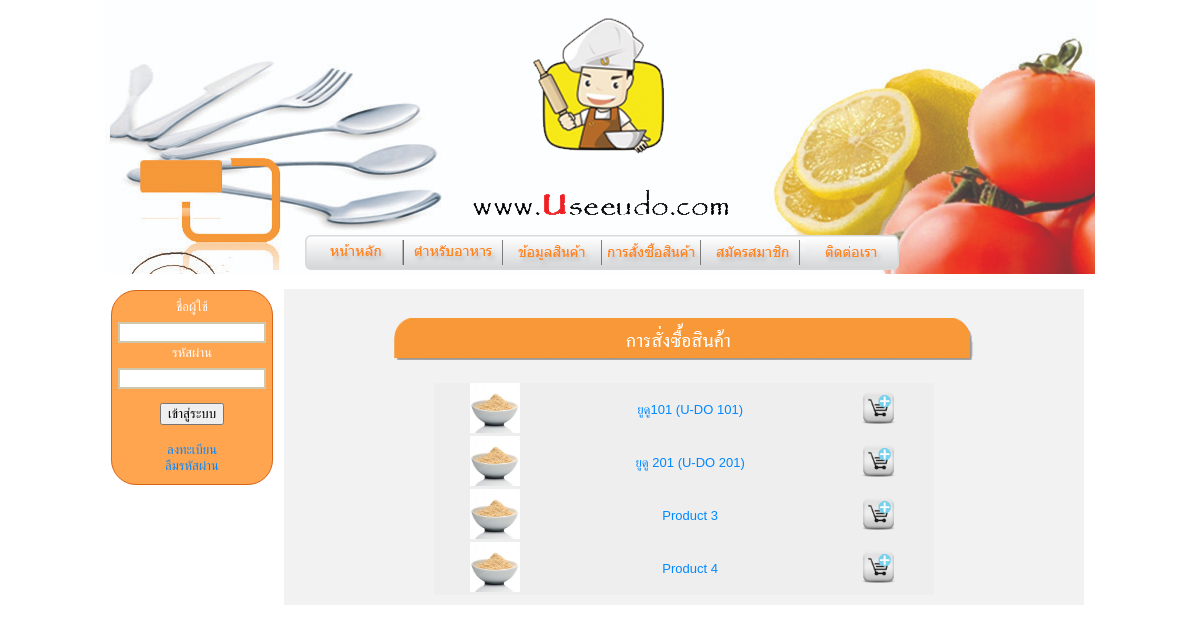
Screenshot of /Sites/How_to_pay.php with the database file from the repository.
### tables this page shows
CREATE TABLE `shoppingcart_product` (
  `ProductID` int(4) NOT NULL AUTO_INCREMENT,
  `Product_type` varchar(100) NOT NULL,
  `ProductName` varchar(100) NOT NULL,
  `Price` double NOT NULL,
  `Picture` varchar(100) NOT NULL,
  `description` varchar(4000) NOT NULL COMMENT '**************************',
  `ingredient` longtext NOT NULL,
  `useful` longtext NOT NULL,
  `volume` longtext NOT NULL,
  `quantity` longtext NOT NULL COMMENT '******************',
  PRIMARY KEY (`ProductID`)
);

### Sites/How_to_pay.php (called while the page is built, shortened)
<?php
$rootpath = "./";
include($rootpath."include/head_index.php");
?>
<?php
include($rootpath."How_to_pay_body.php");
include($rootpath."include/bottom_index.php");
?>

### Sites/How_to_pay_body.php (the view, shortened to what this page needs)
<?php
$strSQL = "SELECT * FROM `shoppingcart_product` ;";
$objQuery = mysql_query($strSQL)  or die(mysql_error());
?>
<div class="subMenu"><img src="img/pic_head_page4.png"/></div>
<table width="500" align="center" class="nospace" border="0" cellspacing="0" cellpadding="0">
  <?
  while($objResult = mysql_fetch_array($objQuery))
  {
  ?>
  <tr bg bgcolor="#EEEEEE">
	<td align="center"><img src="img/<?=$objResult["Picture"];?>" width="50" height="50">
    <td align="center"><a href="product_detail.php?ProductID=<?=$objResult['ProductID']?>" ><?=$objResult["ProductName"];?></td></a>
    <td align="center"><a href="order.php?ProductID=<?=$objResult["ProductID"];?>" ><img src="img/ShoppingCartAdd.png" width="45" height="45" border="0"/></a></td>
   </tr>
  <?
  }
  ?>
</table>

### Sites/css/main.css (style rules this page uses)
A:link { COLOR: #0088ff; text-decoration: none; }
body { margin-left: 0px; margin-top: 0px; margin-right: 0px; margin-bottom: 0px; background:#FFF center; width:auto; height:auto; font-family:Tahoma, Geneva, sans-serif; }
.subMenu { text-align:center; padding:20px; }

### rows the page displays
shoppingcart_product: Picture (picture), ProductName "ยูดู101 (U-DO 101)"
shoppingcart_product: Picture (picture), ProductName "ยูดู 201 (U-DO 201)"
shoppingcart_product: Picture (picture), ProductName "Product 3"
shoppingcart_product: Picture (picture), ProductName "Product 4"
